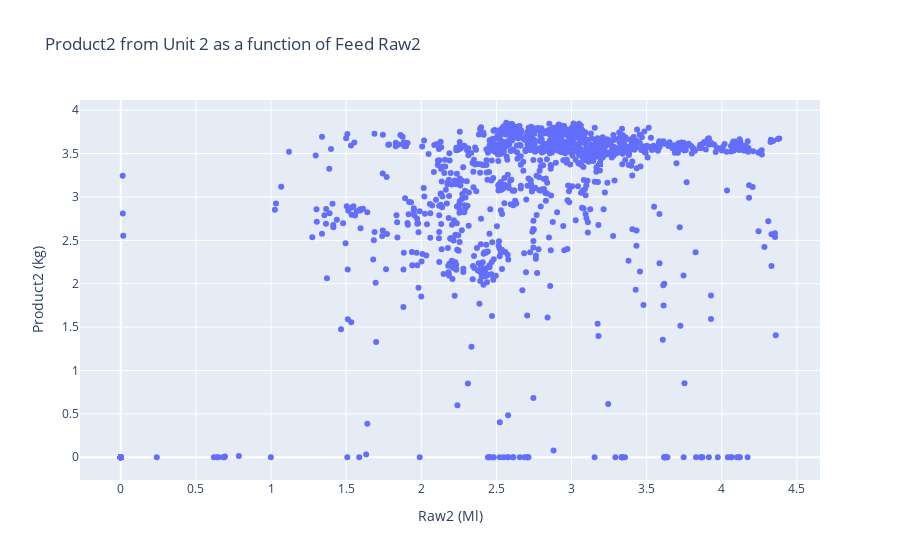
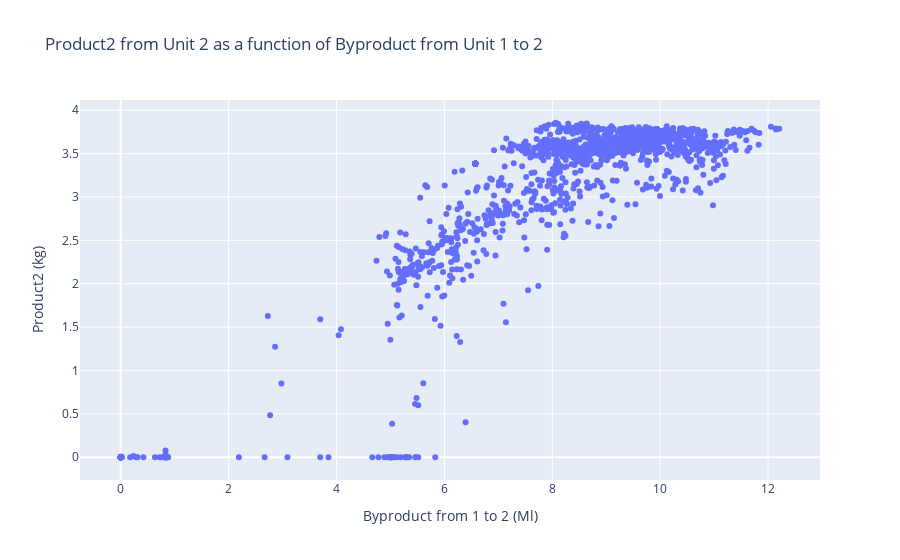

Write notebook code for charts like these, in order.
### Markdown cell above
Next, unit 2. Unit 2 receives 2 inputs and therefore we need to consider each of them to see what the relationship might be

### Code cell
# TO DO: Replicate analysis above for unit 2
#We want the output to be two graphs , one graph, raw 2 against product 2 and the other graph product from 1 to 2 against product 2
fig = go.Figure()
fig.add_trace(
    go.Scatter(
        mode='markers',
        x=input_data["Raw2"],
        y=input_data["Product2"],
        hoverinfo='skip',
        name="Product2",
        # line=dict(color='Black',
        #         width=2)
    )
)

fig.update_layout({'title': "Product2 from Unit 2 as a function of Feed Raw2",
                     "xaxis": {'title': "Raw2 (Ml)"},
                     "yaxis": {'title': "Product2 (kg)"}})
fig.show()

fig = go.Figure()
fig.add_trace(
    go.Scatter(
        mode='markers',
        x=input_data["ByProduct_From_1_to_2"],
        y=input_data["Product2"],
        hoverinfo='skip',
        name="Product2",
        # line=dict(color='Black',
        #         width=2)
    )
)

fig.update_layout({'title': "Product2 from Unit 2 as a function of Byproduct from Unit 1 to 2",
                   
                     "xaxis": {'title': "Byproduct from 1 to 2 (Ml)"},
                        "yaxis": {'title': "Product2 (kg)"}})

fig.show()

### Figure 1 — Plotly figure (JSON) as saved in the notebook; plotly's stock layout.template omitted (floating-point values rounded to 4 significant figures; data arrays with more than 128 entries replaced by an {"elided": "..."} marker saying what was removed)
{"data": [{"hoverinfo": "skip", "mode": "markers", "name": "Product2", "type": "scatter", "x": {"elided": "1763 float values"}, "y": {"elided": "1763 float values"}}], "layout": {"title": {"text": "Product2 from Unit 2 as a function of Feed Raw2"}, "xaxis": {"title": {"text": "Raw2 (Ml)"}}, "yaxis": {"title": {"text": "Product2 (kg)"}}}}

### Figure 2 — Plotly figure (JSON) as saved in the notebook; plotly's stock layout.template omitted (floating-point values rounded to 4 significant figures; data arrays with more than 128 entries replaced by an {"elided": "..."} marker saying what was removed)
{"data": [{"hoverinfo": "skip", "mode": "markers", "name": "Product2", "type": "scatter", "x": {"elided": "1763 float values"}, "y": {"elided": "1763 float values"}}], "layout": {"title": {"text": "Product2 from Unit 2 as a function of Byproduct from Unit 1 to 2"}, "xaxis": {"title": {"text": "Byproduct from 1 to 2 (Ml)"}}, "yaxis": {"title": {"text": "Product2 (kg)"}}}}
